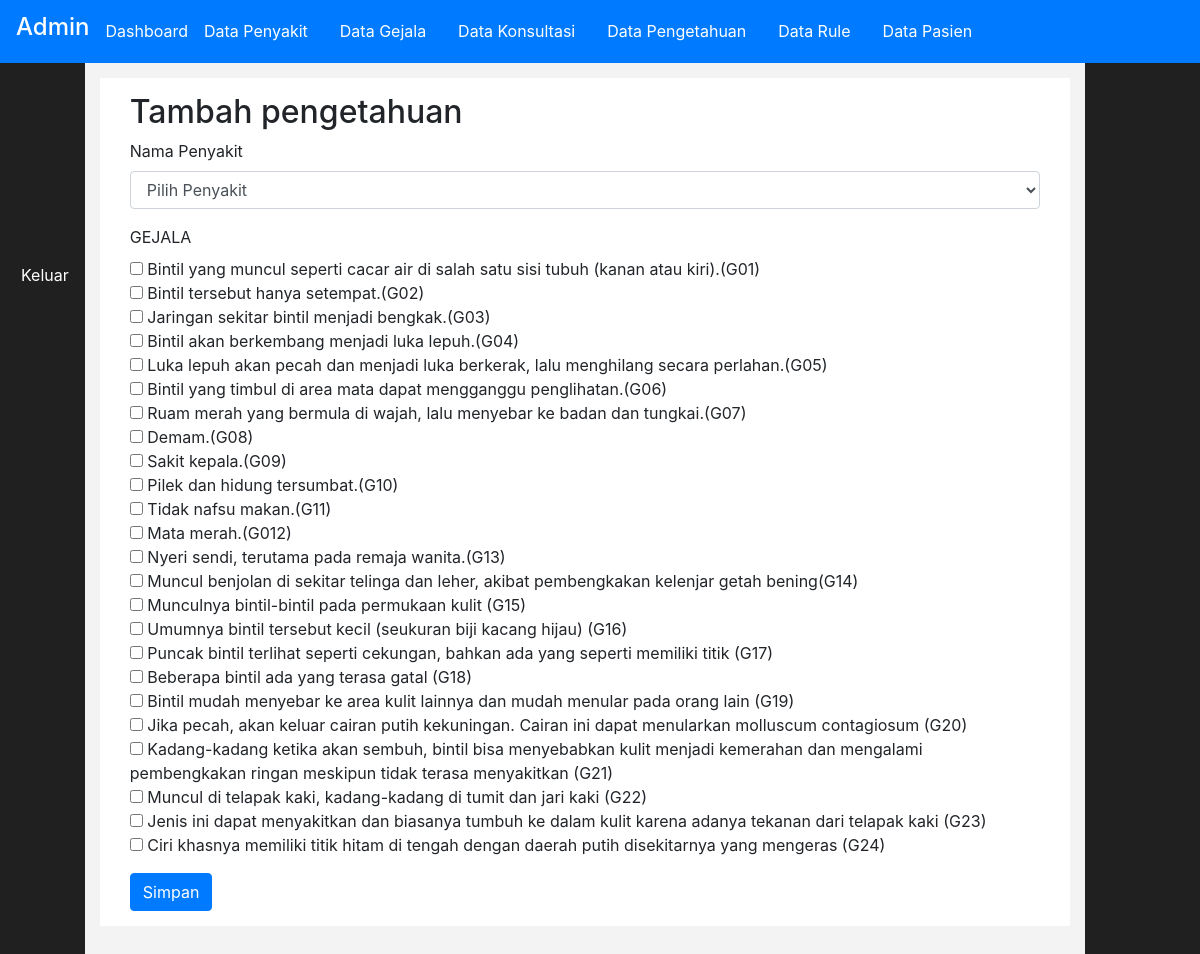
/admin/index.php?halaman=tambahpengetahuan (signed in), run on the app's committed database.
### tables this page shows
CREATE TABLE `gejala` (
  `id_gejala` int(11) NOT NULL,
  `nama_gejala` varchar(255) NOT NULL
);

### config/class.php (called while the page is built, shortened)
<?php
$mysqli = new mysqli("localhost" , "root" , "" ,"pta-mufti-uji");
class diagnosapenyakit
{
	public $koneksi;
	function __construct($mysqli)
	{
		$this->koneksi = $mysqli;
	}
	function tampilpenyakit ()
	{
		$ambil = $this->koneksi->query("SELECT * FROM penyakit");
		while($pecah = $ambil->fetch_assoc())
		{
			$data[] =$pecah;
		}
		return $data;
	}
}
 class gejala
 {
 	public $koneksi;
 	function __construct($mysqli)
 	{
 		$this->koneksi = $mysqli;
 	}
 	function tampilgejala()
 	{
 		$ambil = $this->koneksi->query("SELECT * FROM gejala");
 		while($pecah = $ambil->fetch_assoc())
 		{
 			$data[] =$pecah;
 		}
 		return $data;
 	}
 }
 $gejala = new gejala($mysqli);
 ?>

### admin/pengetahuan/tambahpengetahuan.php (the view, shortened to what this page needs)
<div class="container">
	<h2>Tambah pengetahuan</h2>
	<form method="post">
		<div class="form-group">
			<label>Nama Penyakit</label>
			<select class="form-control" name="id_penyakit">
				<option>Pilih Penyakit</option>
				<?php $data_penyakit = $diagnosapenyakit->tampilpenyakit() ?>
			</select>
		</div>
		<div class="form-group">
			<label>GEJALA</label>
			<br>
			<?php $datagejala = $gejala->tampilgejala(); ?>
			<?php foreach ($datagejala as $key => $value): ?>
				<input type="checkbox" name="id_gejala[<?php echo $value['id_gejala'] ?>]">
				<?php echo $value['nama_gejala']; ?>
				<br>
			<?php endforeach ?>
		</div>
		<button class="btn btn-primary" type="submit" name="simpan">Simpan</button>
	</form>
</div>

### data on the page
gejala: nama_gejala "Bintil yang muncul seperti cacar air di salah satu sisi tubuh (kanan atau kiri).(G01)"
gejala: nama_gejala "Bintil tersebut hanya setempat.(G02)"
gejala: nama_gejala "Jaringan sekitar bintil menjadi bengkak.(G03)"
gejala: nama_gejala "Bintil akan berkembang menjadi luka lepuh.(G04)"
gejala: nama_gejala "Luka lepuh akan pecah dan menjadi luka berkerak, lalu menghilang secara perlahan.(G05)"
gejala: nama_gejala "Bintil yang timbul di area mata dapat mengganggu penglihatan.(G06)"
gejala: nama_gejala "Ruam merah yang bermula di wajah, lalu menyebar ke badan dan tungkai.(G07)"
gejala: nama_gejala "Demam.(G08)"
gejala: nama_gejala "Sakit kepala.(G09)"
gejala: nama_gejala "Pilek dan hidung tersumbat.(G10)"
gejala: nama_gejala "Tidak nafsu makan.(G11)"
gejala: nama_gejala "Mata merah.(G012)"
gejala: nama_gejala "Nyeri sendi, terutama pada remaja wanita.(G13)"
gejala: nama_gejala "Muncul benjolan di sekitar telinga dan leher, akibat pembengkakan kelenjar getah bening(G14)"
gejala: nama_gejala "Munculnya bintil-bintil pada permukaan kulit (G15)"
gejala: nama_gejala "Umumnya bintil tersebut kecil (seukuran biji kacang hijau) (G16)"
gejala: nama_gejala "Puncak bintil terlihat seperti cekungan, bahkan ada yang seperti memiliki titik (G17)"
gejala: nama_gejala "Beberapa bintil ada yang terasa gatal (G18)"
gejala: nama_gejala "Bintil mudah menyebar ke area kulit lainnya dan mudah menular pada orang lain (G19)"
gejala: nama_gejala "Jika pecah, akan keluar cairan putih kekuningan. Cairan ini dapat menularkan molluscum contagiosum (G20)"
gejala: nama_gejala "Kadang-kadang ketika akan sembuh, bintil bisa menyebabkan kulit menjadi kemerahan dan mengalami pembengkakan ringan meskipun tidak terasa menyakitkan (G21)"
gejala: nama_gejala "Muncul di telapak kaki, kadang-kadang di tumit dan jari kaki (G22)"
gejala: nama_gejala "Jenis ini dapat menyakitkan dan biasanya tumbuh ke dalam kulit karena adanya tekanan dari telapak kaki (G23)"
gejala: nama_gejala "Ciri khasnya memiliki titik hitam di tengah dengan daerah putih disekitarnya yang mengeras (G24)"
